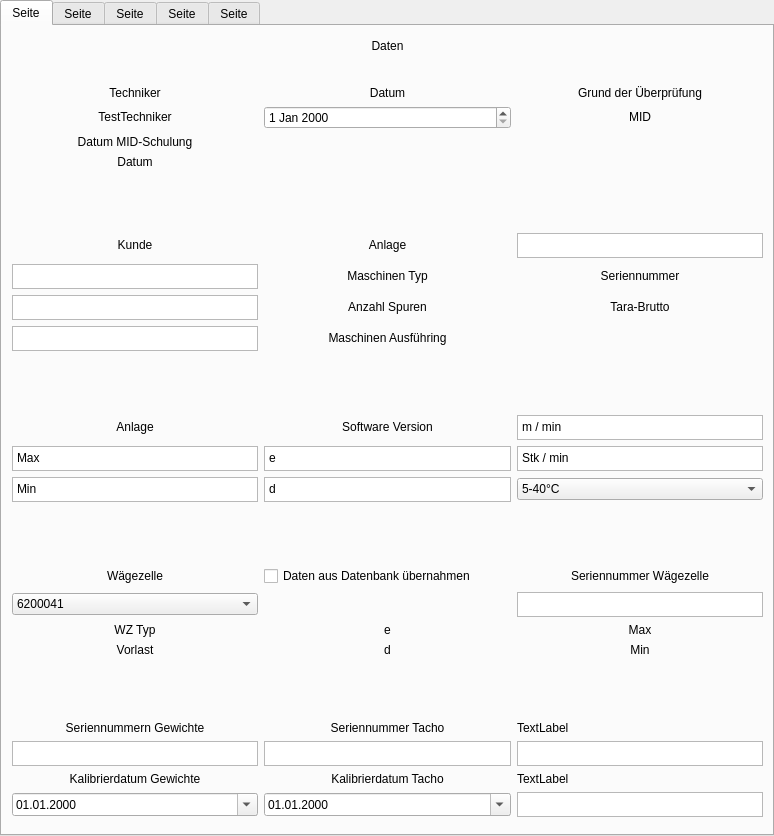
<?xml version="1.0" encoding="UTF-8"?>
<ui version="4.0">
 <class>TabWidget</class>
 <widget class="QTabWidget" name="TabWidget">
  <property name="geometry">
   <rect>
    <x>0</x>
    <y>0</y>
    <width>774</width>
    <height>836</height>
   </rect>
  </property>
  <property name="windowTitle">
   <string>TabWidget</string>
  </property>
  <property name="currentIndex">
   <number>0</number>
  </property>
  <property name="movable">
   <bool>false</bool>
  </property>
  <widget class="QWidget" name="tab_2">
   <attribute name="title">
    <string>Seite</string>
   </attribute>
   <widget class="QLabel" name="label">
    <property name="geometry">
     <rect>
      <x>0</x>
      <y>10</y>
      <width>771</width>
      <height>20</height>
     </rect>
    </property>
    <property name="text">
     <string>&lt;html&gt;&lt;head/&gt;&lt;body&gt;&lt;p align=&quot;center&quot;&gt;Daten&lt;/p&gt;&lt;/body&gt;&lt;/html&gt;</string>
    </property>
   </widget>
   <widget class="QWidget" name="gridLayoutWidget">
    <property name="geometry">
     <rect>
      <x>10</x>
      <y>60</y>
      <width>751</width>
      <height>731</height>
     </rect>
    </property>
    <layout class="QGridLayout" name="gridLayout">
     <item row="1" column="1">
      <widget class="QDateEdit" name="dateEdit"/>
     </item>
     <item row="0" column="1">
      <widget class="QLabel" name="label_11">
       <property name="text">
        <string>&lt;html&gt;&lt;head/&gt;&lt;body&gt;&lt;p align=&quot;center&quot;&gt;Datum&lt;/p&gt;&lt;/body&gt;&lt;/html&gt;</string>
       </property>
      </widget>
     </item>
     <item row="5" column="1">
      <widget class="QLabel" name="label_3">
       <property name="text">
        <string>&lt;html&gt;&lt;head/&gt;&lt;body&gt;&lt;p align=&quot;center&quot;&gt;Anlage&lt;/p&gt;&lt;/body&gt;&lt;/html&gt;</string>
       </property>
      </widget>
     </item>
     <item row="19" column="0">
      <widget class="QLabel" name="label_29">
       <property name="text">
        <string>&lt;html&gt;&lt;head/&gt;&lt;body&gt;&lt;p align=&quot;center&quot;&gt;Vorlast&lt;/p&gt;&lt;/body&gt;&lt;/html&gt;</string>
       </property>
      </widget>
     </item>
     <item row="11" column="0">
      <widget class="QLabel" name="label_31">
       <property name="text">
        <string>&lt;html&gt;&lt;head/&gt;&lt;body&gt;&lt;p align=&quot;center&quot;&gt;Anlage&lt;/p&gt;&lt;/body&gt;&lt;/html&gt;</string>
       </property>
      </widget>
     </item>
     <item row="5" column="0">
      <widget class="QLabel" name="label_2">
       <property name="text">
        <string>&lt;html&gt;&lt;head/&gt;&lt;body&gt;&lt;p align=&quot;center&quot;&gt;Kunde&lt;/p&gt;&lt;/body&gt;&lt;/html&gt;</string>
       </property>
      </widget>
     </item>
     <item row="6" column="1">
      <widget class="QLabel" name="label_16">
       <property name="text">
        <string>&lt;html&gt;&lt;head/&gt;&lt;body&gt;&lt;p align=&quot;center&quot;&gt;Maschinen Typ&lt;/p&gt;&lt;/body&gt;&lt;/html&gt;</string>
       </property>
      </widget>
     </item>
     <item row="22" column="1">
      <widget class="QPlainTextEdit" name="plainTextEdit_3">
       <property name="maximumSize">
        <size>
         <width>16777215</width>
         <height>25</height>
        </size>
       </property>
      </widget>
     </item>
     <item row="22" column="2">
      <widget class="QPlainTextEdit" name="plainTextEdit_4">
       <property name="maximumSize">
        <size>
         <width>16777215</width>
         <height>25</height>
        </size>
       </property>
      </widget>
     </item>
     <item row="19" column="1">
      <widget class="QLabel" name="label_27">
       <property name="text">
        <string>&lt;html&gt;&lt;head/&gt;&lt;body&gt;&lt;p align=&quot;center&quot;&gt;d&lt;/p&gt;&lt;/body&gt;&lt;/html&gt;</string>
       </property>
      </widget>
     </item>
     <item row="21" column="2">
      <widget class="QLabel" name="label_7">
       <property name="text">
        <string>TextLabel</string>
       </property>
      </widget>
     </item>
     <item row="23" column="1">
      <widget class="QLabel" name="label_9">
       <property name="text">
        <string>&lt;html&gt;&lt;head/&gt;&lt;body&gt;&lt;p align=&quot;center&quot;&gt;Kalibrierdatum Tacho&lt;/p&gt;&lt;/body&gt;&lt;/html&gt;</string>
       </property>
      </widget>
     </item>
     <item row="18" column="2">
      <widget class="QLabel" name="label_25">
       <property name="text">
        <string>&lt;html&gt;&lt;head/&gt;&lt;body&gt;&lt;p align=&quot;center&quot;&gt;Max&lt;/p&gt;&lt;/body&gt;&lt;/html&gt;</string>
       </property>
      </widget>
     </item>
     <item row="17" column="2">
      <widget class="QPlainTextEdit" name="plainTextEdit_5">
       <property name="maximumSize">
        <size>
         <width>16777215</width>
         <height>25</height>
        </size>
       </property>
      </widget>
     </item>
     <item row="7" column="0">
      <widget class="QPlainTextEdit" name="plainTextEdit_10">
       <property name="maximumSize">
        <size>
         <width>16777215</width>
         <height>25</height>
        </size>
       </property>
       <property name="toolTip">
        <string>&lt;html&gt;&lt;head/&gt;&lt;body&gt;&lt;p align=&quot;center&quot;&gt;Postleitzahl, Ort&lt;/p&gt;&lt;/body&gt;&lt;/html&gt;</string>
       </property>
      </widget>
     </item>
     <item row="6" column="2">
      <widget class="QLabel" name="label_19">
       <property name="text">
        <string>&lt;html&gt;&lt;head/&gt;&lt;body&gt;&lt;p align=&quot;center&quot;&gt;Seriennummer&lt;/p&gt;&lt;/body&gt;&lt;/html&gt;</string>
       </property>
      </widget>
     </item>
     <item row="24" column="1">
      <widget class="QDateEdit" name="dateEdit_3">
       <property name="displayFormat">
        <string>dd.MM.yyyy</string>
       </property>
       <property name="calendarPopup">
        <bool>true</bool>
       </property>
      </widget>
     </item>
     <item row="24" column="2">
      <widget class="QPlainTextEdit" name="plainTextEdit_7">
       <property name="maximumSize">
        <size>
         <width>16777215</width>
         <height>25</height>
        </size>
       </property>
      </widget>
     </item>
     <item row="9" column="1">
      <spacer name="verticalSpacer_4">
       <property name="orientation">
        <enum>Qt::Orientation::Vertical</enum>
       </property>
       <property name="sizeHint" stdset="0">
        <size>
         <width>20</width>
         <height>40</height>
        </size>
       </property>
      </spacer>
     </item>
     <item row="16" column="1">
      <widget class="QCheckBox" name="checkBox">
       <property name="text">
        <string>Daten aus Datenbank übernahmen</string>
       </property>
      </widget>
     </item>
     <item row="20" column="1">
      <spacer name="verticalSpacer">
       <property name="orientation">
        <enum>Qt::Orientation::Vertical</enum>
       </property>
       <property name="sizeHint" stdset="0">
        <size>
         <width>20</width>
         <height>40</height>
        </size>
       </property>
      </spacer>
     </item>
     <item row="17" column="0">
      <widget class="QComboBox" name="comboBox">
       <item>
        <property name="text">
         <string>6200041</string>
        </property>
       </item>
      </widget>
     </item>
     <item row="23" column="0">
      <widget class="QLabel" name="label_8">
       <property name="text">
        <string>&lt;html&gt;&lt;head/&gt;&lt;body&gt;&lt;p align=&quot;center&quot;&gt;Kalibrierdatum Gewichte&lt;/p&gt;&lt;/body&gt;&lt;/html&gt;</string>
       </property>
      </widget>
     </item>
     <item row="22" column="0">
      <widget class="QPlainTextEdit" name="plainTextEdit_2">
       <property name="maximumSize">
        <size>
         <width>16777215</width>
         <height>25</height>
        </size>
       </property>
      </widget>
     </item>
     <item row="5" column="2">
      <widget class="QPlainTextEdit" name="plainTextEdit_8">
       <property name="maximumSize">
        <size>
         <width>16777215</width>
         <height>25</height>
        </size>
       </property>
       <property name="toolTip">
        <string>&lt;html&gt;&lt;head/&gt;&lt;body&gt;&lt;p align=&quot;center&quot;&gt;Modellnummer&lt;/p&gt;&lt;/body&gt;&lt;/html&gt;</string>
       </property>
      </widget>
     </item>
     <item row="7" column="1">
      <widget class="QLabel" name="label_17">
       <property name="text">
        <string>&lt;html&gt;&lt;head/&gt;&lt;body&gt;&lt;p align=&quot;center&quot;&gt;Anzahl Spuren&lt;/p&gt;&lt;/body&gt;&lt;/html&gt;</string>
       </property>
      </widget>
     </item>
     <item row="8" column="1">
      <widget class="QLabel" name="label_18">
       <property name="text">
        <string>&lt;html&gt;&lt;head/&gt;&lt;body&gt;&lt;p align=&quot;center&quot;&gt;Maschinen Ausführing&lt;/p&gt;&lt;/body&gt;&lt;/html&gt;</string>
       </property>
      </widget>
     </item>
     <item row="1" column="0">
      <widget class="QLabel" name="label_13">
       <property name="text">
        <string>&lt;html&gt;&lt;head/&gt;&lt;body&gt;&lt;p align=&quot;center&quot;&gt;TestTechniker&lt;/p&gt;&lt;/body&gt;&lt;/html&gt;</string>
       </property>
      </widget>
     </item>
     <item row="3" column="0">
      <widget class="QLabel" name="label_21">
       <property name="text">
        <string>&lt;html&gt;&lt;head/&gt;&lt;body&gt;&lt;p align=&quot;center&quot;&gt;Datum&lt;/p&gt;&lt;/body&gt;&lt;/html&gt;</string>
       </property>
      </widget>
     </item>
     <item row="18" column="1">
      <widget class="QLabel" name="label_22">
       <property name="text">
        <string>&lt;html&gt;&lt;head/&gt;&lt;body&gt;&lt;p align=&quot;center&quot;&gt;e&lt;/p&gt;&lt;/body&gt;&lt;/html&gt;</string>
       </property>
      </widget>
     </item>
     <item row="19" column="2">
      <widget class="QLabel" name="label_28">
       <property name="text">
        <string>&lt;html&gt;&lt;head/&gt;&lt;body&gt;&lt;p align=&quot;center&quot;&gt;Min&lt;/p&gt;&lt;/body&gt;&lt;/html&gt;</string>
       </property>
      </widget>
     </item>
     <item row="7" column="2">
      <widget class="QLabel" name="label_20">
       <property name="text">
        <string>&lt;html&gt;&lt;head/&gt;&lt;body&gt;&lt;p align=&quot;center&quot;&gt;Tara-Brutto&lt;/p&gt;&lt;/body&gt;&lt;/html&gt;</string>
       </property>
      </widget>
     </item>
     <item row="12" column="0">
      <widget class="QPlainTextEdit" name="plainTextEdit_6">
       <property name="maximumSize">
        <size>
         <width>16777215</width>
         <height>25</height>
        </size>
       </property>
       <property name="plainText">
        <string>Max</string>
       </property>
      </widget>
     </item>
     <item row="14" column="1">
      <spacer name="verticalSpacer_3">
       <property name="orientation">
        <enum>Qt::Orientation::Vertical</enum>
       </property>
       <property name="sizeHint" stdset="0">
        <size>
         <width>20</width>
         <height>40</height>
        </size>
       </property>
      </spacer>
     </item>
     <item row="18" column="0">
      <widget class="QLabel" name="label_26">
       <property name="text">
        <string>&lt;html&gt;&lt;head/&gt;&lt;body&gt;&lt;p align=&quot;center&quot;&gt;WZ Typ&lt;/p&gt;&lt;/body&gt;&lt;/html&gt;</string>
       </property>
      </widget>
     </item>
     <item row="16" column="0">
      <widget class="QLabel" name="label_23">
       <property name="text">
        <string>&lt;html&gt;&lt;head/&gt;&lt;body&gt;&lt;p align=&quot;center&quot;&gt;Wägezelle&lt;/p&gt;&lt;/body&gt;&lt;/html&gt;</string>
       </property>
      </widget>
     </item>
     <item row="4" column="1">
      <spacer name="verticalSpacer_2">
       <property name="orientation">
        <enum>Qt::Orientation::Vertical</enum>
       </property>
       <property name="sizeHint" stdset="0">
        <size>
         <width>20</width>
         <height>40</height>
        </size>
       </property>
      </spacer>
     </item>
     <item row="23" column="2">
      <widget class="QLabel" name="label_10">
       <property name="text">
        <string>TextLabel</string>
       </property>
      </widget>
     </item>
     <item row="16" column="2">
      <widget class="QLabel" name="label_30">
       <property name="text">
        <string>&lt;html&gt;&lt;head/&gt;&lt;body&gt;&lt;p align=&quot;center&quot;&gt;Seriennummer Wägezelle&lt;/p&gt;&lt;/body&gt;&lt;/html&gt;</string>
       </property>
      </widget>
     </item>
     <item row="8" column="0">
      <widget class="QPlainTextEdit" name="plainTextEdit_11">
       <property name="maximumSize">
        <size>
         <width>16777215</width>
         <height>25</height>
        </size>
       </property>
       <property name="toolTip">
        <string>&lt;html&gt;&lt;head/&gt;&lt;body&gt;&lt;p align=&quot;center&quot;&gt;Land&lt;/p&gt;&lt;/body&gt;&lt;/html&gt;</string>
       </property>
      </widget>
     </item>
     <item row="0" column="2">
      <widget class="QLabel" name="label_14">
       <property name="text">
        <string>&lt;html&gt;&lt;head/&gt;&lt;body&gt;&lt;p align=&quot;center&quot;&gt;Grund der Überprüfung&lt;/p&gt;&lt;/body&gt;&lt;/html&gt;</string>
       </property>
      </widget>
     </item>
     <item row="6" column="0">
      <widget class="QPlainTextEdit" name="plainTextEdit">
       <property name="maximumSize">
        <size>
         <width>16777215</width>
         <height>25</height>
        </size>
       </property>
       <property name="toolTip">
        <string>&lt;html&gt;&lt;head/&gt;&lt;body&gt;&lt;p align=&quot;center&quot;&gt;Straße, Hausnummer&lt;/p&gt;&lt;p align=&quot;center&quot;&gt;&lt;br/&gt;&lt;/p&gt;&lt;/body&gt;&lt;/html&gt;</string>
       </property>
      </widget>
     </item>
     <item row="0" column="0">
      <widget class="QLabel" name="label_12">
       <property name="text">
        <string>&lt;html&gt;&lt;head/&gt;&lt;body&gt;&lt;p align=&quot;center&quot;&gt;Techniker&lt;/p&gt;&lt;/body&gt;&lt;/html&gt;</string>
       </property>
      </widget>
     </item>
     <item row="1" column="2">
      <widget class="QLabel" name="label_15">
       <property name="text">
        <string>&lt;html&gt;&lt;head/&gt;&lt;body&gt;&lt;p align=&quot;center&quot;&gt;MID&lt;/p&gt;&lt;/body&gt;&lt;/html&gt;</string>
       </property>
      </widget>
     </item>
     <item row="24" column="0">
      <widget class="QDateEdit" name="dateEdit_2">
       <property name="displayFormat">
        <string>dd.MM.yyyy</string>
       </property>
       <property name="calendarPopup">
        <bool>true</bool>
       </property>
      </widget>
     </item>
     <item row="2" column="0">
      <widget class="QLabel" name="label_4">
       <property name="text">
        <string>&lt;html&gt;&lt;head/&gt;&lt;body&gt;&lt;p align=&quot;center&quot;&gt;Datum MID-Schulung&lt;/p&gt;&lt;/body&gt;&lt;/html&gt;</string>
       </property>
      </widget>
     </item>
     <item row="21" column="1">
      <widget class="QLabel" name="label_6">
       <property name="text">
        <string>&lt;html&gt;&lt;head/&gt;&lt;body&gt;&lt;p align=&quot;center&quot;&gt;Seriennummer Tacho&lt;/p&gt;&lt;/body&gt;&lt;/html&gt;</string>
       </property>
      </widget>
     </item>
     <item row="21" column="0">
      <widget class="QLabel" name="label_5">
       <property name="text">
        <string>&lt;html&gt;&lt;head/&gt;&lt;body&gt;&lt;p align=&quot;center&quot;&gt;Seriennummern Gewichte&lt;/p&gt;&lt;/body&gt;&lt;/html&gt;</string>
       </property>
      </widget>
     </item>
     <item row="13" column="0">
      <widget class="QPlainTextEdit" name="plainTextEdit_9">
       <property name="maximumSize">
        <size>
         <width>16777215</width>
         <height>25</height>
        </size>
       </property>
       <property name="plainText">
        <string>Min</string>
       </property>
      </widget>
     </item>
     <item row="12" column="1">
      <widget class="QPlainTextEdit" name="plainTextEdit_12">
       <property name="maximumSize">
        <size>
         <width>16777215</width>
         <height>25</height>
        </size>
       </property>
       <property name="plainText">
        <string>e</string>
       </property>
      </widget>
     </item>
     <item row="13" column="1">
      <widget class="QPlainTextEdit" name="plainTextEdit_13">
       <property name="maximumSize">
        <size>
         <width>16777215</width>
         <height>25</height>
        </size>
       </property>
       <property name="plainText">
        <string>d</string>
       </property>
      </widget>
     </item>
     <item row="12" column="2">
      <widget class="QPlainTextEdit" name="plainTextEdit_14">
       <property name="maximumSize">
        <size>
         <width>16777215</width>
         <height>25</height>
        </size>
       </property>
       <property name="plainText">
        <string>Stk / min</string>
       </property>
      </widget>
     </item>
     <item row="11" column="1">
      <widget class="QLabel" name="label_24">
       <property name="text">
        <string>&lt;html&gt;&lt;head/&gt;&lt;body&gt;&lt;p align=&quot;center&quot;&gt;Software Version&lt;/p&gt;&lt;/body&gt;&lt;/html&gt;</string>
       </property>
      </widget>
     </item>
     <item row="13" column="2">
      <widget class="QComboBox" name="comboBox_2">
       <item>
        <property name="text">
         <string>5-40°C</string>
        </property>
       </item>
      </widget>
     </item>
     <item row="11" column="2">
      <widget class="QPlainTextEdit" name="plainTextEdit_15">
       <property name="maximumSize">
        <size>
         <width>16777215</width>
         <height>25</height>
        </size>
       </property>
       <property name="plainText">
        <string>m / min</string>
       </property>
      </widget>
     </item>
    </layout>
   </widget>
  </widget>
  <widget class="QWidget" name="tab">
   <attribute name="title">
    <string>Seite</string>
   </attribute>
  </widget>
  <widget class="QWidget" name="tab_5">
   <attribute name="title">
    <string>Seite</string>
   </attribute>
  </widget>
  <widget class="QWidget" name="tab_3">
   <attribute name="title">
    <string>Seite</string>
   </attribute>
  </widget>
  <widget class="QWidget" name="tab_4">
   <attribute name="title">
    <string>Seite</string>
   </attribute>
  </widget>
 </widget>
 <resources/>
 <connections/>
</ui>
